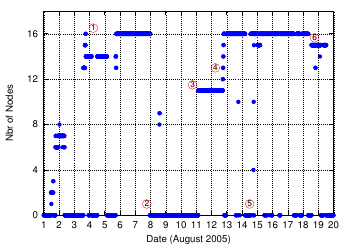

Write gnuplot code to recreate this figure.
# This gnuplot script file was automatically generate by Gnuplot
set grid
set size 0.7, 0.7
set key top right 
set xtics 0,1 
set mxtics 4
set xtics ("1" 0, "2" 1, "3" 2, "4" 3, "5" 4, "6" 5, "7" 6, "8" 7, "9" 8, "10" 9, "11" 10, "12" 11, "13" 12, "14" 13, "15" 14, "16" 15, "17" 16, "18" 17, "19" 18, "20" 19)
#set yrange[-10:110]
set yrange [0:20]
set terminal postscript eps enhanced color solid "Helvetica-18"
set xlabel "Date (August 2005)"

set label "1" at 3.25,16.5 font "Helvetica,12" front point ps 2 pt 6 lt 1 offset -1,0
set label "2" at 6.75,1 font "Helvetica,12" front point ps 2 pt 6 lt 1 offset -1,0
set label "3" at 9.75,11.5 font "Helvetica,12" front point ps 2 pt 6 lt 1 offset -1,0
set label "4" at 11.25,13 font "Helvetica,12" front point ps 2 pt 6 lt 1 offset -1,0
set label "5" at 13.5,1 font "Helvetica,12" front point ps 2 pt 6 lt 1 offset -1,0
set label "6" at 17.75,15.65 font "Helvetica,12" front point ps 2 pt 6 lt 1 offset -1,0

set ylabel "Nbr of Nodes"
set yrange [0:18]
set ytics 4
set output "nodesalive.eps"
plot "nodesalive.dat" using 1:4 title '' with points ps 1.0 lt 3 lw 3 pt 7


#     "nodesalive.dat" using 1:3 title "nbr nodes seen so far"  with steps lt 3 lw 1, \
#     "nodesalive.dat" using 1:2 title "all nodes"  with steps lt 2 lw 1

#set title "Percentage of Failed Nodes"
#set ylabel "Percent of Nodes"
#set yrange[0:120]
#set output "percFailedNodes.eps"
#plot "nodesalive.dat" using 1:6 title "of nodes seen so far"  with points ps 0.5 lt 1 lw 1, \
#     "nodesalive.dat" using 1:5 title "of all nodes"  with points ps 0.5 lt 3 lw 1
